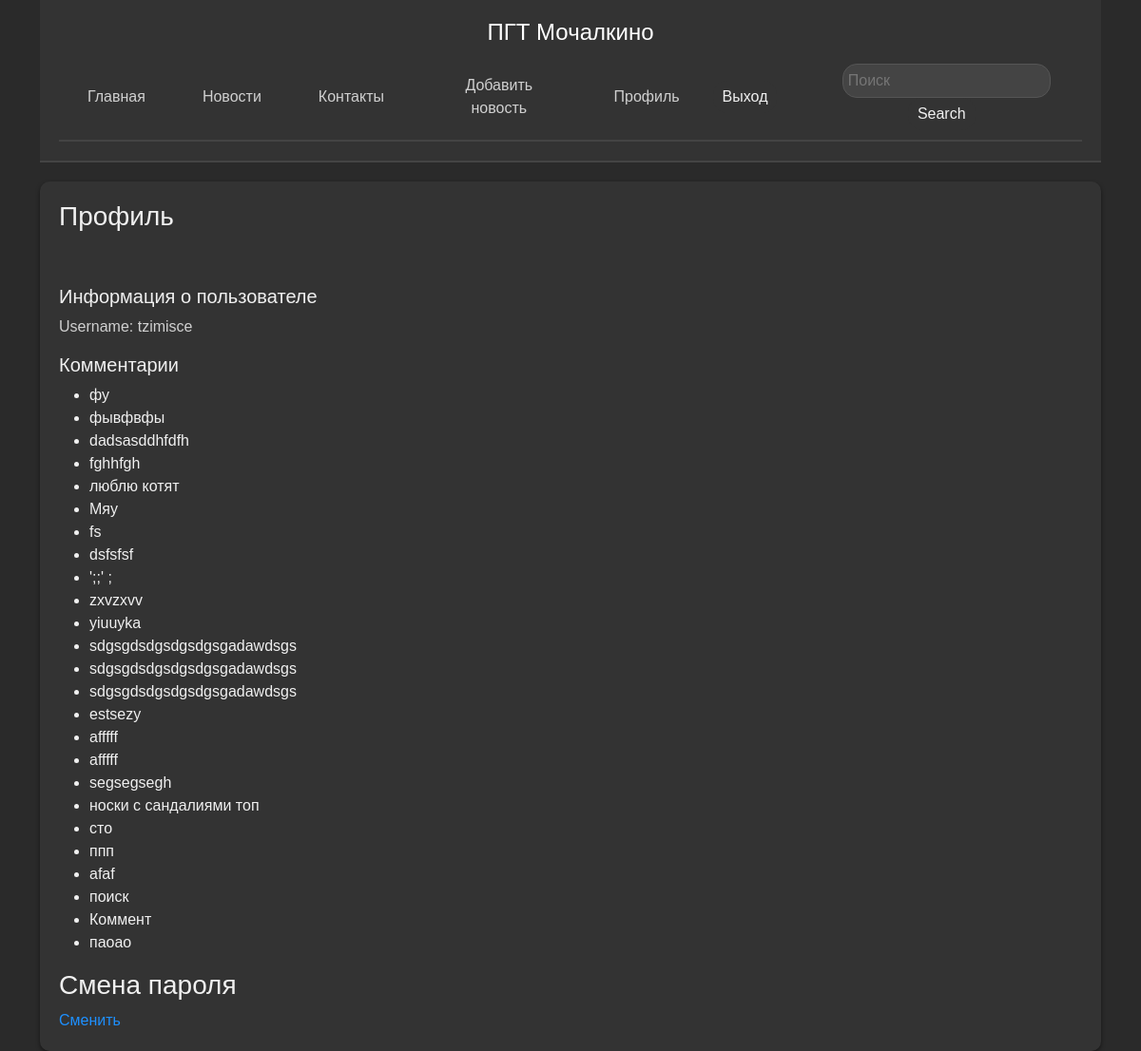
The page /users/profile/ (signed in) on the database its author committed.
### news/models.py (models this page shows, shortened)
class Comments(models.Model):
    post = models.ForeignKey(Articles, on_delete=models.CASCADE, related_name="comments")
    author = models.ForeignKey(User, on_delete=models.CASCADE, default=None)
    date = models.DateTimeField(default=timezone.now)
    full_text = models.TextField('Комментарий')
    class Meta:
        verbose_name = 'Комментарий'
        verbose_name_plural = 'Комментарии'

### users/views.py (the view)
# urls.py: path('profile/', views.profile_view, name='profile'),
@login_required
def profile_view(request):
    author = request.user
    comments = Comments.objects.filter(author=author)  # Замените на ваш способ получения комментариев пользователя
    context = {
        'user': author,
        'comments': comments,
    }
    return render(request, 'users/profile.html', context)

### users/templates/users/profile.html (shortened to what this page needs)
{% extends "main/base.html" %}
{% block container %}
<div class="container">
                  <div class="info-block">
  <h3>Профиль</h3>
   <br>
  <br>
  <h5>Информация о пользователе</h5>
  <p>Username: {{ user.username }}</p>
  <h5>Комментарии</h5>
  <ul>
    {% for comment in comments %}
      <li>{{ comment.full_text}}</li>
    {% empty %}
      <li>No comments yet.</li>
    {% endfor %}
  </ul>
    <h3>Смена пароля</h3>
  <a href="{% url 'users:change_password' %}">Сменить</a>
</div>
</div>
{% endblock container %}

### main/static/main/css/main.css (style rules this page uses)
html, body { height: 100%; }
body { font-family: Arial, sans-serif; background-color: #2a2a2a; color: #f0f0f0; margin: 0; padding: 0; }
.info-block { background-color: #333333; border-radius: 10px; box-shadow: 0 2px 4px rgba(0, 0, 0, 0.5); padding: 20px; margin-top: 20px; box-sizing: border-box; }
.info-block p { color: #d0d0d0; }
.info-block a { color: #1e90ff; text-decoration: none; }

### rows shown on the page
Comments: full_text "фу"
Comments: full_text "фывфвфы"
Comments: full_text "dadsasddhfdfh"
Comments: full_text "fghhfgh"
Comments: full_text "люблю котят"
Comments: full_text "Мяу"
Comments: full_text "fs"
Comments: full_text "dsfsfsf"
Comments: full_text "';;' ;"
Comments: full_text "zxvzxvv"
Comments: full_text "yiuuyka"
Comments: full_text "sdgsgdsdgsdgsdgsgadawdsgs"
Comments: full_text "sdgsgdsdgsdgsdgsgadawdsgs"
Comments: full_text "sdgsgdsdgsdgsdgsgadawdsgs"
Comments: full_text "estsezy"
Comments: full_text "afffff"
Comments: full_text "afffff"
Comments: full_text "segsegsegh"
Comments: full_text "носки с сандалиями топ"
Comments: full_text "сто"
Comments: full_text "ппп"
Comments: full_text "afaf"
Comments: full_text "поиск"
Comments: full_text "Коммент"
Comments: full_text "паоао"

### other values the page prints
{{ user.username }} "tzimisce"
